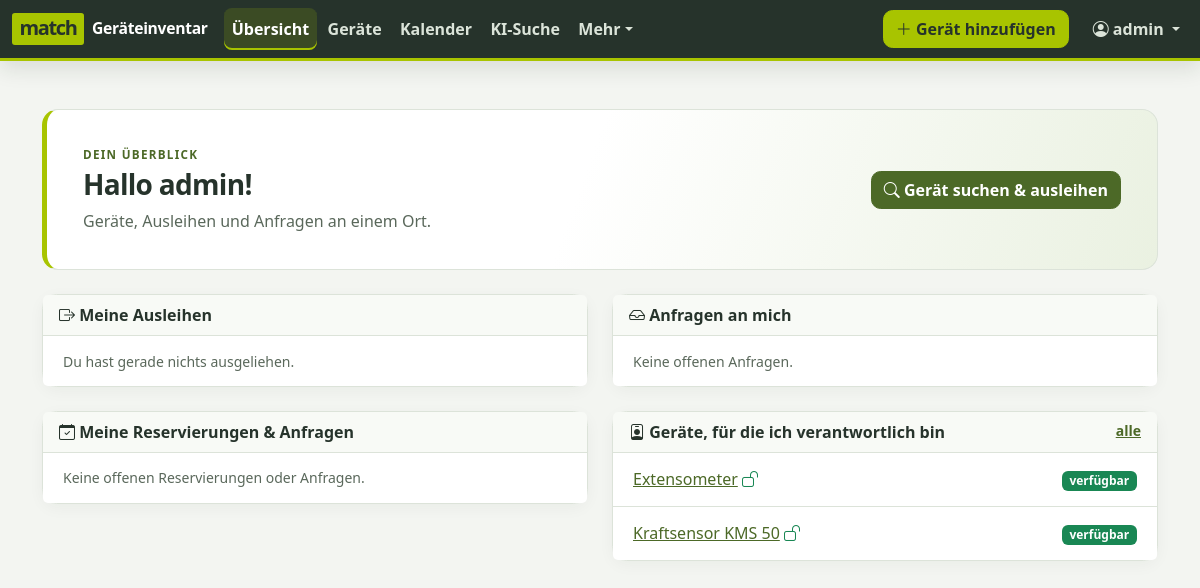
/ (signed in), run on an earlier commit of the app's database.
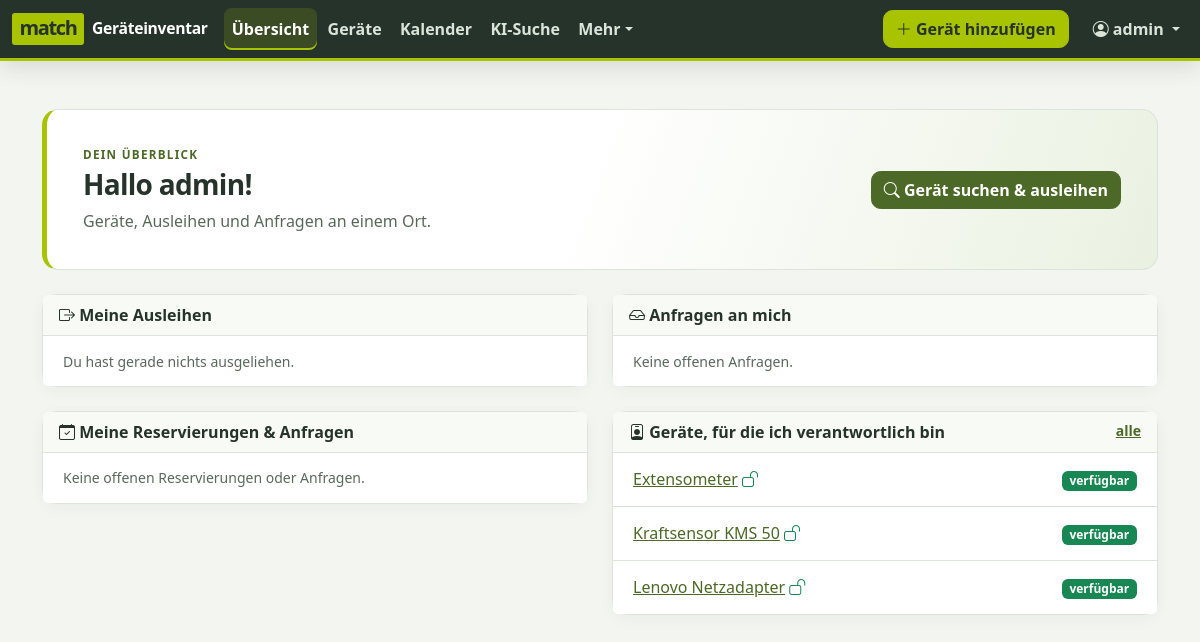
And on a later commit of the database.
### inventory/models.py (models this page shows, shortened)
class Item(models.Model):
    class LoanPolicy(models.TextChoices):
        FREE = "free", "Frei entnehmbar"
        APPROVAL = "approval", "Nur mit Genehmigung"
    class Condition(models.TextChoices):
        UNVERIFIED = "unverified", "Ungeprüft"
        OK = "ok", "Einsatzbereit"
        DEFECT = "defect", "Defekt"
        REPAIR = "repair", "In Reparatur / Kalibrierung"
        RETIRED = "retired", "Ausgemustert"
    name = models.CharField("Bezeichnung", max_length=200)
    category = models.ForeignKey(
        Category, verbose_name="Kategorie", on_delete=models.PROTECT, related_name="items"
    )
    manufacturer = models.CharField("Hersteller", max_length=100, blank=True)
    model_number = models.CharField("Modell / Typ", max_length=100, blank=True)
    serial_number = models.CharField("Seriennummer", max_length=100, blank=True)
    inventory_number = models.CharField(
        "Inventarnummer", max_length=50, blank=True, help_text="Offizielle Inventarnummer, falls vorhanden."
    )
    description = models.TextField("Beschreibung", blank=True)
    location = models.ForeignKey(
        Location, verbose_name="Ablageort", on_delete=models.PROTECT, related_name="items"
    )
    location_note = models.CharField(
        "Ablagehinweis", max_length=200, blank=True, help_text="z. B. „oberstes Fach, blaue Kiste“"
    )
    responsible = models.ForeignKey(
        settings.AUTH_USER_MODEL,
        verbose_name="Verantwortlich",
        on_delete=models.PROTECT,
        related_name="responsible_items",
    )
    loan_policy = models.CharField(
        "Ausleihregel",
        max_length=20,
        choices=LoanPolicy.choices,
        default=LoanPolicy.FREE,
        help_text="„Nur mit Genehmigung“: Andere müssen die Ausleihe anfragen und Sie entscheiden.",
    )
    condition = models.CharField("Zustand", max_length=20, choices=Condition.choices, default=Condition.OK)
    created_by = models.ForeignKey(
        settings.AUTH_USER_MODEL,
        verbose_name="Angelegt von",
        null=True,
        blank=True,
        on_delete=models.SET_NULL,
        related_name="+",
    )
    created_at = models.DateTimeField("Angelegt am", auto_now_add=True)
    updated_at = models.DateTimeField("Geändert am", auto_now=True)
    objects = ItemQuerySet.as_manager()
    class Meta:
        ordering = ["name", "pk"]
        verbose_name = "Gerät"
        verbose_name_plural = "Geräte"
        constraints = [
            models.UniqueConstraint(
                fields=["inventory_number"],
                condition=~Q(inventory_number=""),
                name="unique_inventory_number",
                violation_error_message="Diese Inventarnummer ist bereits vergeben.",
            )
        ]
    def get_absolute_url(self):
        return reverse("inventory:item_detail", args=[self.pk])
    @cached_property
    def current_booking(self):
        if hasattr(self, "active_bookings"):
            return self.active_bookings[0] if self.active_bookings else None
        from loans.models import Booking
        return self.bookings.filter(status=Booking.Status.ACTIVE).select_related("borrower").first()

### loans/views.py (the view)
# urls.py: path("", dashboard, name="dashboard"),
def dashboard(request):
    user = request.user
    mine = Booking.objects.filter(borrower=user).select_related("item", "item__location", "item__responsible")
    to_decide = Booking.objects.filter(item__responsible=user).select_related("item", "borrower")
    context = {
        "active": mine.filter(status=Status.ACTIVE).order_by("end_date"),
        "upcoming": mine.filter(status__in=[Status.RESERVED, Status.REQUESTED]).order_by("start_date"),
        "requests": to_decide.filter(status=Status.REQUESTED).order_by("start_date"),
        "extensions": to_decide.filter(
            status__in=Booking.BLOCKING, requested_end_date__isnull=False
        ).order_by("end_date"),
        "my_items": Item.objects.with_status()
        .filter(responsible=user)
        .exclude(condition=Item.Condition.RETIRED),
        "today": timezone.localdate(),
    }
    return render(request, "loans/dashboard.html", context)

### accounts/models.py (called while the page is built)
    @property
    def display_name(self):
        return self.get_full_name() or self.username

### config/context_processors.py (called while the page is built)
def branding(request):
    return {"app_site_name": settings.SITE_NAME}

### inventory/models.py (called while the page is built)
    def with_status(self):
        from loans.models import Booking
        active = Booking.objects.filter(status=Booking.Status.ACTIVE).select_related("borrower")
        return self.select_related("category", "location", "responsible").prefetch_related(
            "photos", Prefetch("bookings", queryset=active, to_attr="active_bookings")
        )

### inventory/templatetags/inventory_tags.py (called while the page is built)
@register.inclusion_tag("inventory/partials/item_status.html")
def item_status(item, detailed=True):
    booking = item.current_booking
    if item.condition != Item.Condition.OK:
        state = "condition"
    elif booking:
        state = "overdue" if booking.end_date < timezone.localdate() else "lent"
    else:
        state = "available"
    return {"item": item, "booking": booking, "state": state, "detailed": detailed}

@register.inclusion_tag("inventory/partials/policy_icon.html")
def policy_icon(item):
    return {"approval": item.loan_policy == Item.LoanPolicy.APPROVAL}

### templates/loans/dashboard.html (shortened to what the changed rows need)
{% extends "base.html" %}
{% load inventory_tags %}
{% block content %}
{% with next=request.get_full_path %}
<section class="app-hero d-flex flex-wrap align-items-center gap-3 mb-4">
  <div class="me-auto">
    <h1 class="h3 mb-2">Hallo {{ user.first_name|default:user.username }}!</h1>
  </div>
</section>
<div class="row g-4">
  <div class="col-lg-6">
    <div class="card">
      <ul class="list-group list-group-flush">
        {% for item in my_items %}
          <li class="list-group-item d-flex justify-content-between flex-wrap gap-2">
            <span><a href="{{ item.get_absolute_url }}">{{ item.name }}</a> {% policy_icon item %}</span>
            <span>{% item_status item %}</span>
          </li>
        {% empty %}
          <li class="list-group-item text-body-secondary small">Du bist noch für keine Geräte verantwortlich.</li>
        {% endfor %}
      </ul>
    </div>
  </div>
</div>
{% endwith %}
{% endblock %}

### templates/inventory/partials/policy_icon.html
{% if approval %}<i class="bi bi-lock-fill text-warning-emphasis" title="Nur mit Genehmigung"></i>{% else %}<i class="bi bi-unlock text-success" title="Frei entnehmbar"></i>{% endif %}

### templates/inventory/partials/item_status.html
{% if state == "condition" %}<span class="badge text-bg-secondary">{{ item.get_condition_display }}</span>
{% elif state == "overdue" %}<span class="badge text-bg-danger"><i class="bi bi-exclamation-triangle"></i> überfällig</span>{% if detailed %} <span class="small">bei {{ booking.borrower.short_name }} (seit {{ booking.end_date|date:"d.m." }})</span>{% endif %}
{% elif state == "lent" %}<span class="badge text-bg-warning">ausgeliehen</span>{% if detailed %} <span class="small">an {{ booking.borrower.short_name }} bis {{ booking.end_date|date:"d.m.Y" }}</span>{% endif %}
{% else %}<span class="badge text-bg-success">verfügbar</span>{% endif %}

What changed in the data, as far as the page shows it:
added Item: name "Lenovo Netzadapter"
